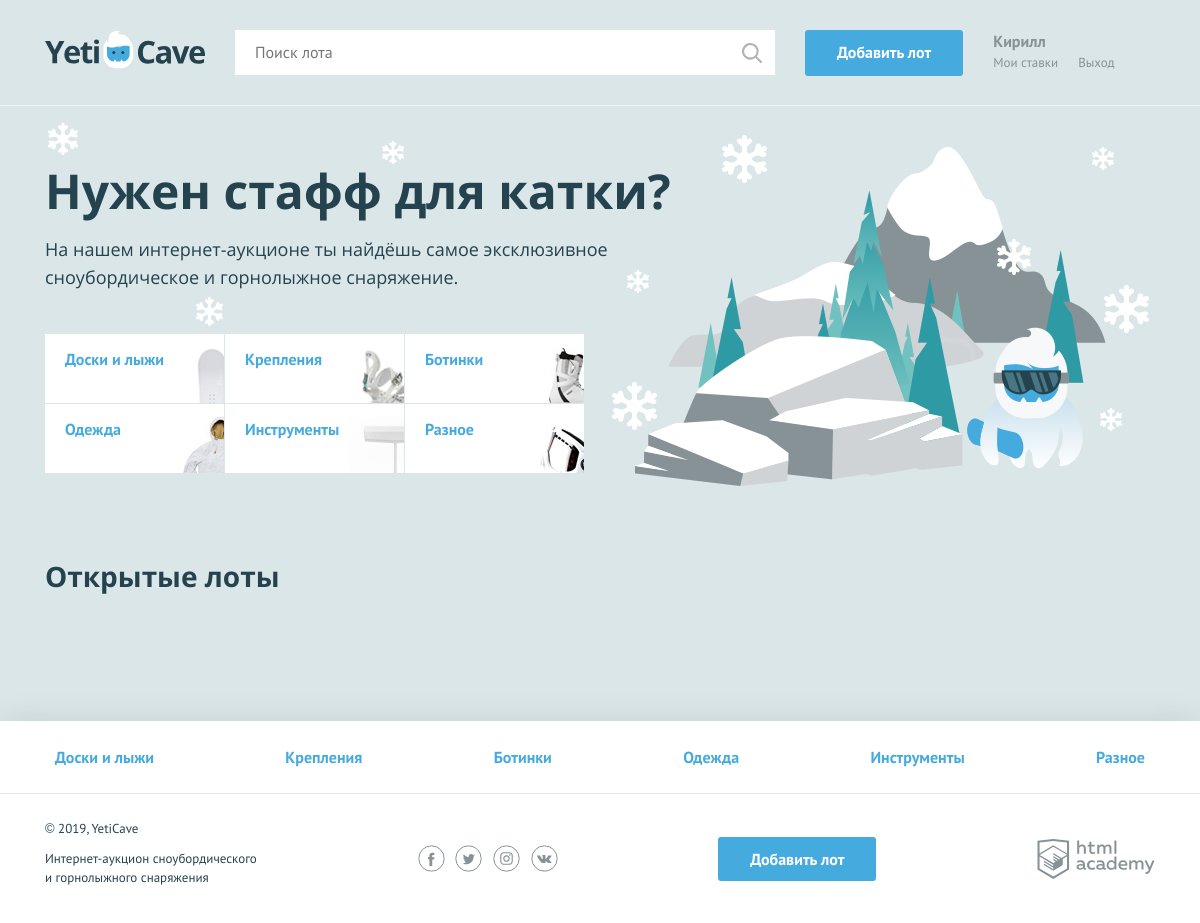
The page / on the database its author committed.
### tables this page shows
CREATE TABLE IF NOT EXISTS Category (
                          id INT PRIMARY KEY AUTO_INCREMENT,
                          name VARCHAR(255) NOT NULL UNIQUE,
                          code VARCHAR(30) NOT NULL UNIQUE
);

### helpers.php (called while the page is built, shortened)
<?php
function include_template($name, array $data = []) {
    $name = 'templates/' . $name;
    extract($data);
    require $name;
    $result = ob_get_clean();
    return $result;
}

### functions.php (called while the page is built, shortened)
<?php
function get_category (mysqli $con  ) : array {
    $sql = "SELECT * FROM Category";
    $result = mysqli_query($con, $sql);
    return mysqli_fetch_all($result, MYSQLI_ASSOC);
}
function get_lots (mysqli $con) : array {
    $sql = "SELECT Lot.id, Lot.name, Lot.price, Lot.image, Category.name AS category_name, Lot.end_date FROM Lot JOIN Category ON Lot.category = Category.id WHERE Lot.end_date > NOW() ORDER BY Lot.creation_date DESC";
    $result = mysqli_query($con, $sql);
    return mysqli_fetch_all($result, MYSQLI_ASSOC);
}

### init.php (called while the page is built, shortened)
<?php
$is_auth = rand(0, 1);
$user_name = 'Кирилл';

### templates/main.php (the view, shortened to what this page needs)
<main class="container">
    <section class="promo">
        <h2 class="promo__title">Нужен стафф для катки?</h2>
        <p class="promo__text">На нашем интернет-аукционе ты найдёшь самое эксклюзивное сноубордическое и горнолыжное снаряжение.</p>
        <ul class="promo__list">
            <?php foreach ($categories as $item): ?>
                <li class="promo__item promo__item--<?=$item['code']?>">
                    <a class="promo__link" href="pages/all-lots.html"><?=$item['name']?></a>
                </li>
            <?php endforeach;?>
        </ul>
    </section>
    <section class="lots">
        <div class="lots__header">
            <h2>Открытые лоты</h2>
        </div>
    </section>
</main>

### templates/layout.php (shortened to what this page needs)
<!DOCTYPE html>
<html lang="ru">
<head>
    <link href="../css/normalize.min.css" rel="stylesheet">
    <link href="../css/style.css" rel="stylesheet">
</head>
<body>
<div class="page-wrapper">
    <header class="main-header">
        <div class="main-header__container container">
            <a class="main-header__logo">
                <img src="../img/logo.svg" width="160" height="39" alt="Логотип компании YetiCave">
            </a>
            <form class="main-header__search" method="get" action="https://echo.htmlacademy.ru" autocomplete="off">
                <input type="search" name="search" placeholder="Поиск лота">
                <input class="main-header__search-btn" type="submit" name="find" value="Найти">
            </form>
            <a class="main-header__add-lot button" href="pages/add-lot.html">Добавить лот</a>
            <nav class="user-menu">
                <?php if($is_auth === 1): ?>
                    <div class="user-menu__logged">
                        <p><?=$user_name?></p>
                        <a class="user-menu__bets" href="pages/my-bets.html">Мои ставки</a>
                        <a class="user-menu__logout" href="#">Выход</a>
                    </div>
                <?php endif; ?>
            </nav>
        </div>
    </header>
    <?=$page_content?>
</div>
<footer class="main-footer">
    <nav class="nav">
        <ul class="nav__list container">
            <?php foreach ($categories as $item): ?>
                <li class="nav__item">
                    <a href="pages/all-lots.html"><?=$item['name']?></a>
                </li>
            <?php endforeach; ?>
        </ul>
    </nav>
    <div class="main-footer__bottom container">
        <div class="main-footer__copyright">
            <p>© 2019, YetiCave</p>
            <p>Интернет-аукцион сноубордического и горнолыжного снаряжения</p>
        </div>
        <div class="main-footer__social social">
            <a class="social__link social__link--facebook" href="#">
            </a>
            <a class="social__link social__link--twitter" href="#">
            </a>
            <a class="social__link social__link--instagram" href="#">
            </a>
            <a class="social__link social__link--vkontakte" href="#">
            </a>
        </div>
        <a class="main-footer__add-lot button" href="add-lot.html">Добавить лот</a>
        <div class="main-footer__developed-by">
            <a class="logo-academy" href="https://htmlacademy.ru/intensive/php">
            </a>
        </div>
    </div>
</footer>
</body>
</html>

### index.php
<?php
require_once ('functions.php');
require_once ('helpers.php');
require_once ('init.php');
$page_content = include_template('main.php', [
        'categories' => get_category($con),
        'lots' => get_lots($con)
]);
$layout_content = include_template('layout.php' , [
        'page_content' => $page_content,
        'user_name' => $user_name,
        'categories' => get_category($con),
        'title' => 'Главная',
        'is_auth' => $is_auth,
]);
print ($layout_content);

### rows shown on the page
category: name "Доски и лыжи"
category: name "Крепления"
category: name "Ботинки"
category: name "Одежда"
category: name "Инструменты"
category: name "Разное"

### other values the page prints
$user_name "Кирилл"
